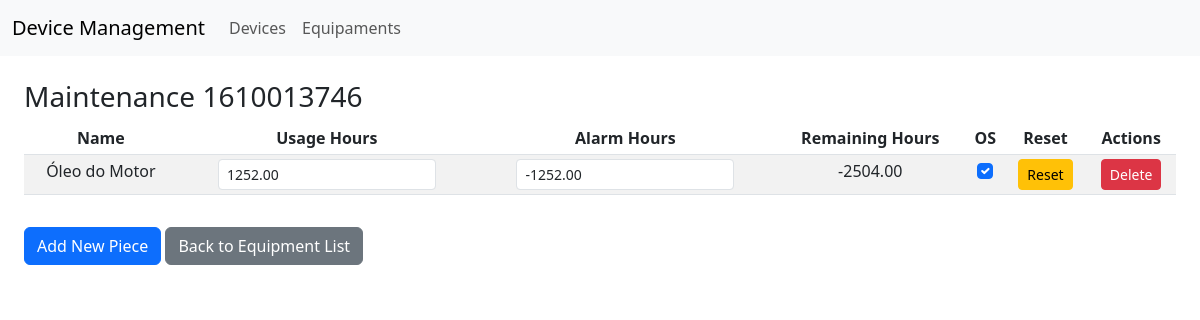
Screenshot of /maintenance/4/maintenance/ with the database file from the repository.
### api/models.py (models this page shows, shortened)
class Equipament(models.Model):
    device = models.OneToOneField(Device, on_delete=models.CASCADE, related_name='equipament')
    initial_suntech_hourmeter = models.DecimalField('Initial Suntech Hourmeter', max_digits=20, decimal_places=2, default=Decimal('0.00'), editable=False)
    initial_machine_hourmeter = models.DecimalField('Initial Machine Hourmeter', max_digits=20, decimal_places=2, default=Decimal('0.00'))
    worked_hours = models.DecimalField('Worked Hours', max_digits=20, decimal_places=2, default=Decimal('0.00'), editable=False)
    name = models.CharField('Name', max_length=255)
    fuel = models.CharField('Fuel', max_length=8, default='DIESEL', blank=True, null=True)
    class Meta:
        indexes = [
            models.Index(fields=['device', 'name']),
        ]
        verbose_name_plural = "Equipaments"

class Device(models.Model):
    device_id = models.CharField(max_length=20, unique=True)
    hourmeter = models.DecimalField(max_digits=20, decimal_places=2, default=Decimal('0.00'))
    latitude = models.DecimalField(max_digits=9, decimal_places=6, null=True, blank=True)
    longitude = models.DecimalField(max_digits=9, decimal_places=6, null=True, blank=True)
    temperature = models.DecimalField(max_digits=5, decimal_places=2, null=True, blank=True)
    speed = models.DecimalField(max_digits=5, decimal_places=2, null=True, blank=True)

class Maintenance(models.Model):
    equipament = models.ForeignKey('Equipament', on_delete=models.CASCADE, related_name='maintenances')
    initial_suntech_hourmeter = models.DecimalField('Initial Suntech Hourmeter', max_digits=20, decimal_places=2, default=Decimal('0.00'))
    initial_maintenance_hourmeter = models.DecimalField('Initial Maintenance Hourmeter', max_digits=20, decimal_places=2, default=Decimal('0.00'))
    name = models.CharField('Nome do Alarme', max_length=255)
    os = models.BooleanField('Order Service (OS)', default=False)
    usage_hours = models.DecimalField('Tempo de uso (Peça)', max_digits=10, decimal_places=2, default=Decimal('0.00'))
    alarm_hours = models.DecimalField('Tempo para o próximo alarme', max_digits=10, decimal_places=2, default=Decimal('0.00'))
    obs = models.TextField('Observações', blank=True, null=True)
    class Meta:
        indexes = [
            models.Index(fields=['equipament']),
            models.Index(fields=['name']),
            models.Index(fields=['os']),
        ]
        verbose_name_plural = "Maintenances"
        verbose_name = "Maintenance"
    @property
    def remaining_hours(self):
        return self.alarm_hours - self.usage_hours

### api/views.py (the view)
# urls.py: path('maintenance/<int:pk>/maintenance/', maintenance_list, name='maintenance'),
def maintenance_list(request, pk):
    equipament = get_object_or_404(Equipament, pk=pk)
    maintenances = Maintenance.objects.filter(equipament=equipament)
    if request.method == 'POST':
        form = MaintenanceForm(request.POST)
        if form.is_valid():
            piece = form.save(commit=False)
            piece.equipament = equipament
            piece.save()
            return redirect('maintenance', pk=equipament.pk)  # Correct usage of the URL name
    else:
        form = MaintenanceForm()
    return render(request, 'maintenance/maintenance_list.html', {
        'form': form,
        'equipament': equipament,
        'maintenances': maintenances
    })

### api/forms.py
class MaintenanceForm(forms.ModelForm):
    class Meta:
        model = Maintenance
        fields = ['name', 'os', 'usage_hours', 'alarm_hours', 'obs']  # Inclua 'usage_hours' nos fields
        widgets = {
            'name': forms.TextInput(attrs={'class': 'form-control'}),
            'os': forms.CheckboxInput(attrs={'class': 'form-check-input'}),
            'usage_hours': forms.NumberInput(attrs={'class': 'form-control'}),  # Mantém como campo editável
            'alarm_hours': forms.NumberInput(attrs={'class': 'form-control'}),
            'obs': forms.Textarea(attrs={'class': 'form-control', 'rows': 3}),
        }

### templates/maintenance/maintenance_list.html (shortened to what this page needs)
{% extends 'base.html' %}
{% load crispy_forms_tags %}
{% block content %}
<div class="container-fluid">
  <h3>Maintenance {{ equipament.device.device_id }}</h3>
  <table class="table table-sm table-striped text-center">
    <thead>
      <tr>
        <th>Name</th>
        <th>Usage Hours</th>
        <th>Alarm Hours</th>
        <th>Remaining Hours</th>
        <th>OS</th>
        <th>Reset</th>
        <th>Actions</th>
      </tr>
    </thead>
    <tbody id="maintenance-data">
      {% for maintenance in maintenances %}
      <tr class="{{ maintenance.background_color }}">
        <td>{{ maintenance.name }}</td>
        <td>
          <input type="number" name="usage_hours" class="form-control form-control-sm d-inline-block w-75" x-data
            @blur="updateUsageHours($event.target.value, {{ maintenance.pk }}, $el.dataset.csrf)"
            value="{{ maintenance.usage_hours|floatformat:2 }}" data-tokens='{ "csrf": "{{ csrf_token }}" }'>
        </td>
        <td>
          <input type="number" name="alarm_hours" class="form-control form-control-sm d-inline-block w-75" x-data
            @blur="updateAlarmHours($event.target.value, {{ maintenance.pk }}, $el.dataset.csrf)"
            value="{{ maintenance.alarm_hours|floatformat:2 }}" data-tokens='{ "csrf": "{{ csrf_token }}" }'>
        </td>
        <td>{{ maintenance.remaining_hours|floatformat:2 }}</td>
        <td>
          <input type="checkbox" name="os_{{ maintenance.pk }}" class="form-check-input" x-data
            @change="updateOS($event.target.checked, {{ maintenance.pk }}, $el.dataset.csrf)" {% if maintenance.os %}
            checked{% endif %} data-tokens='{ "csrf": "{{ csrf_token }}" }'>
        </td>
        <td>
          <form method="post" action="{% url 'maintenance_reset' maintenance.pk %}" class="d-inline">
            <button type="submit" class="btn btn-sm btn-warning">Reset</button>
          </form>
        </td>
        <td>
          <form action="{% url 'maintenance_delete' maintenance.pk %}" method="post" style="display:inline;">
            <button type="submit" class="btn btn-danger btn-sm">Delete</button>
          </form>
        </td>
      </tr>
      {% endfor %}
    </tbody>
  </table>
  <button type="button" class="btn btn-primary mt-3" data-bs-toggle="modal" data-bs-target="#maintenanceModal">
    Add New Piece
  </button>
  <a href="{% url 'equipament_list' %}" class="btn btn-secondary mt-3">Back to Equipment List</a>
</div>
{% endblock %}

### rows the page displays
Equipament: device.device_id "1610013746"
Maintenance: name "Óleo do Motor", usage_hours "1252.00", alarm_hours "-1252.00", remaining_hours "-2504.00", os "☑"
